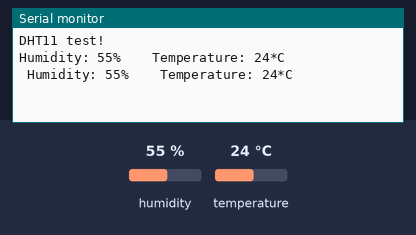
The sketch below on a simulated Arduino Uno, built with avr-gcc and run on an emulated ATmega328P. Parts: the last lines printed to the serial monitor. The inputs (shaded band) are chosen by the test bench; at power-on: temperature 24 °C, humidity 55 %.

Above: at 6.8 s.
6.9 s: temperature set to 36 °C
At 11.1 s:
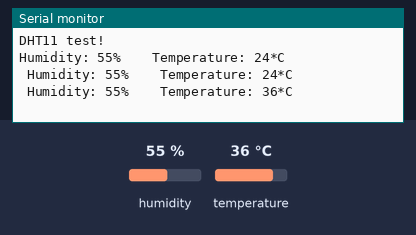
12.3 s: temperature set to 39 °C
At 16.6 s:
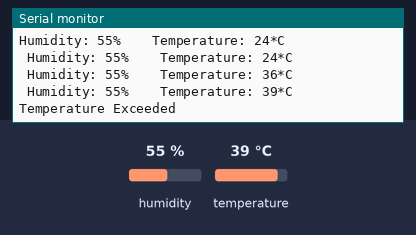
Timing chart, 0 to 18.1 s (numbered marks = the images above; inputs shaded):
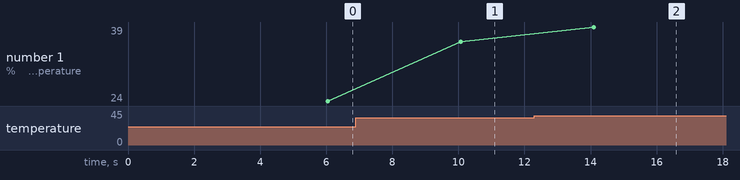

Measured:
- the behaviour switches between 37 and 38 °C on temperature (found by bisection; images 1 and 2)
- after the input at 6.9 s, the serial monitor: prints a new line after 3.2 s (image 1)
- after the input at 12.3 s, the serial monitor: prints a new line after 1.8 s (image 2)
- plotted number 1: 24 → 36 after the input at 6.9 s, 36 → 39 after the input at 12.3 s

The sketch:

Configuring_DHT11.ino
```cpp
#include "DHT.h"
#define DHTPIN 12     // pin number
#define DHTTYPE DHT11

DHT dht(DHTPIN, DHTTYPE);

String TextForSms ;
String humidity = " Humidity: %";
String temperature = "   Temperature";
String sign = " *C";

void setup() {
  Serial.begin(9600);
  Serial.println("DHT11 test!");

  dht.begin();
}

void loop() {
    delay(2000);

    int h = dht.readHumidity();
  // Read temperature as Celsius
  int t = dht.readTemperature();
  // Read temperature as Fahrenheit
  int f = dht.readTemperature(true);

    if (isnan(h) || isnan(t) || isnan(f)) {
    Serial.println("Failed to read from DHT sensor!");
    return;
  }

  int hi = dht.computeHeatIndex(f, h);

  TextForSms = TextForSms + "Humidity: ";
  TextForSms.concat(h);
  TextForSms = TextForSms + "%    Temperature: ";
  TextForSms.concat(t);
  TextForSms = TextForSms + "*C";
  Serial.println(TextForSms);
  delay(2000);
  TextForSms = " ";

   if ( t > 37 )
   Serial.println("Temperature Exceeded");

}
```
